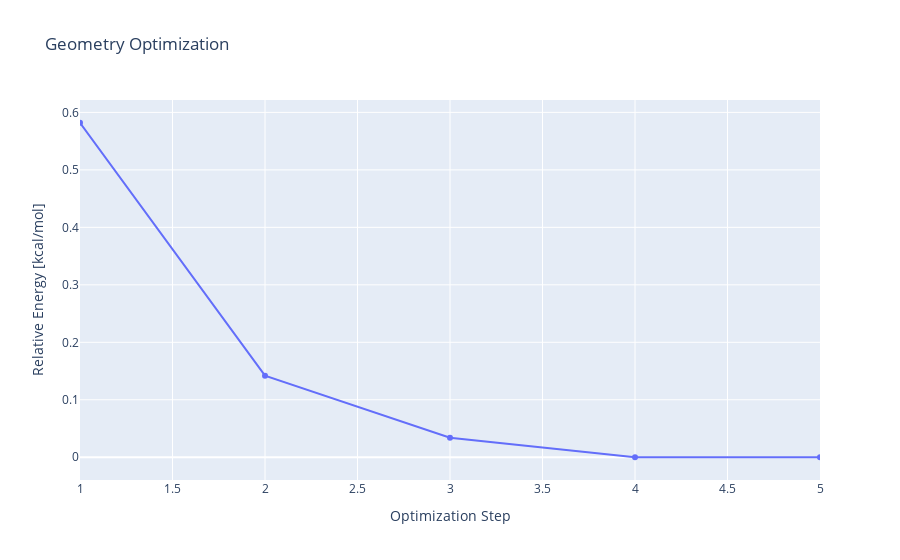
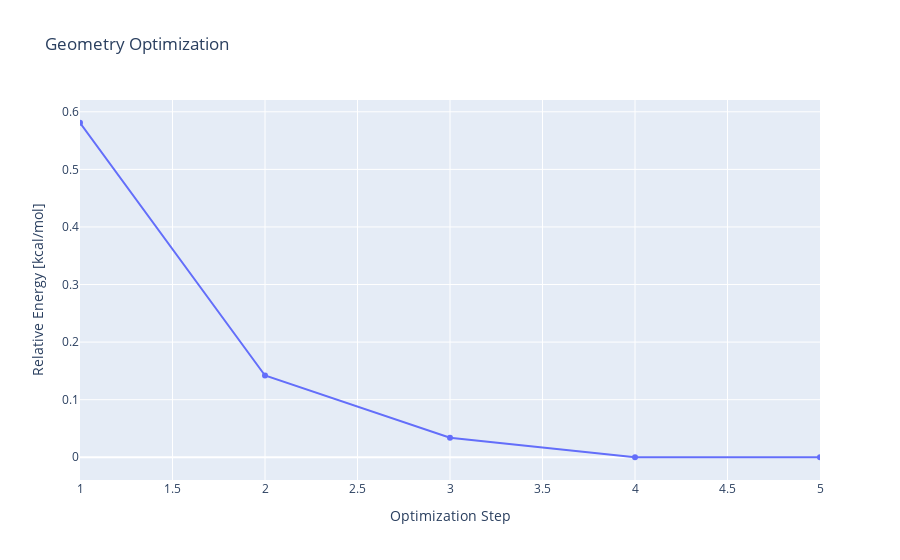
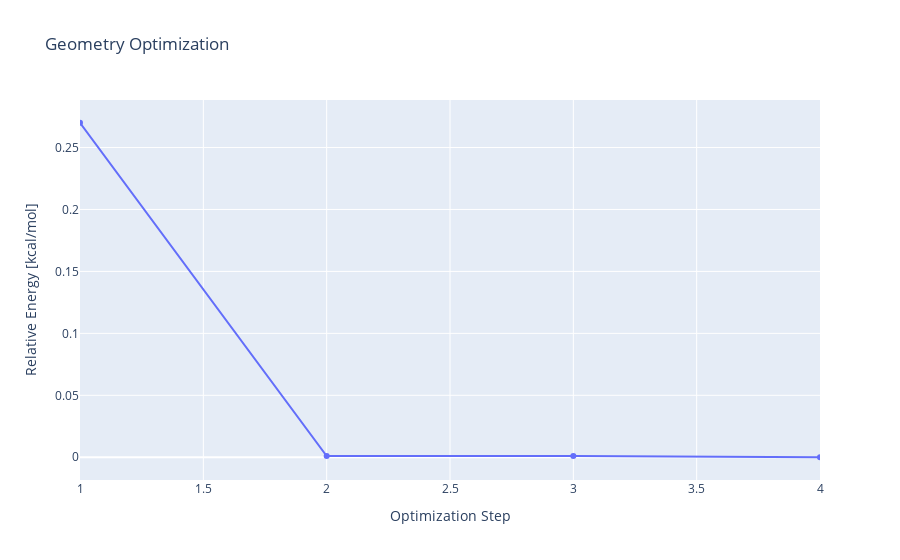
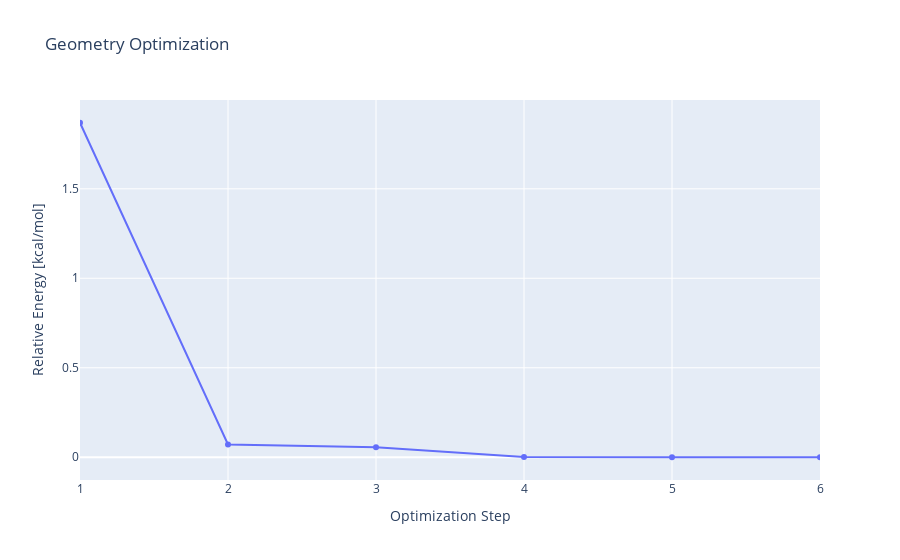

Source (notebook cell) for these figures, in order:
### Code cell
H2CO_energies=[]

for LoT in LoTs:
    optimisation=workflow(ds_mols,'H2CO',LoT)
    optimisation.add_specification()
    optimisation.setup_molecule()
    optimisation.compute_molecule('basic_small')
    print(optimisation.get_results()[1].show_history())
    H2CO_energies.append((optimisation.get_results()[1].get_final_energy()))
  
    
    

       
print(H2CO_energies)

### Figure 1 — Plotly figure (JSON) as saved in the notebook; plotly's stock layout.template omitted (floating-point values rounded to 4 significant figures)
{"data": [{"mode": "lines+markers", "type": "scatter", "x": [1, 2, 3, 4, 5], "y": [0.582, 0.142, 0.034, 0, 0]}], "layout": {"title": {"text": "Geometry Optimization"}, "xaxis": {"range": [1, 5], "title": {"text": "Optimization Step"}}, "yaxis": {"title": {"text": "Relative Energy [kcal/mol]"}, "zeroline": true}}}

### Figure 2 — Plotly figure (JSON) as saved in the notebook; plotly's stock layout.template omitted (floating-point values rounded to 4 significant figures)
{"data": [{"mode": "lines+markers", "type": "scatter", "x": [1, 2, 3, 4, 5], "y": [0.581, 0.142, 0.034, 0, 0]}], "layout": {"title": {"text": "Geometry Optimization"}, "xaxis": {"range": [1, 5], "title": {"text": "Optimization Step"}}, "yaxis": {"title": {"text": "Relative Energy [kcal/mol]"}, "zeroline": true}}}

### Figure 3 — Plotly figure (JSON) as saved in the notebook; plotly's stock layout.template omitted (floating-point values rounded to 4 significant figures)
{"data": [{"mode": "lines+markers", "type": "scatter", "x": [1, 2, 3, 4], "y": [0.27, 0.001, 0.001, 0]}], "layout": {"title": {"text": "Geometry Optimization"}, "xaxis": {"range": [1, 4], "title": {"text": "Optimization Step"}}, "yaxis": {"title": {"text": "Relative Energy [kcal/mol]"}, "zeroline": true}}}

### Figure 4 — Plotly figure (JSON) as saved in the notebook; plotly's stock layout.template omitted (floating-point values rounded to 4 significant figures)
{"data": [{"mode": "lines+markers", "type": "scatter", "x": [1, 2, 3, 4, 5, 6], "y": [1.869, 0.071, 0.056, 0.002, 0, 0]}], "layout": {"title": {"text": "Geometry Optimization"}, "xaxis": {"range": [1, 6], "title": {"text": "Optimization Step"}}, "yaxis": {"title": {"text": "Relative Energy [kcal/mol]"}, "zeroline": true}}}
